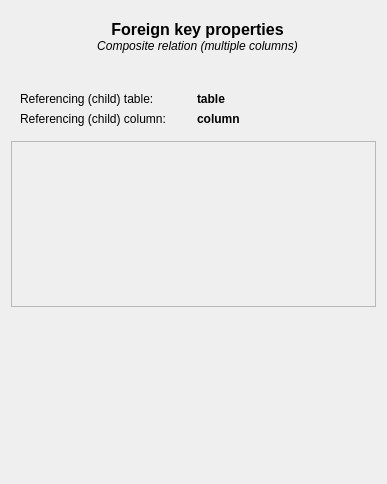
<?xml version="1.0" encoding="UTF-8"?>
<ui version="4.0">
 <class>ErdConnectionPanel</class>
 <widget class="QWidget" name="ErdConnectionPanel">
  <property name="geometry">
   <rect>
    <x>0</x>
    <y>0</y>
    <width>387</width>
    <height>484</height>
   </rect>
  </property>
  <property name="windowTitle">
   <string notr="true">Form</string>
  </property>
  <layout class="QVBoxLayout" name="topLevelLayout">
   <item>
    <widget class="QWidget" name="tbWidget" native="true">
     <layout class="QGridLayout" name="gridLayout_2">
      <item row="0" column="1">
       <widget class="QWidget" name="tbCenter" native="true">
        <property name="sizePolicy">
         <sizepolicy hsizetype="MinimumExpanding" vsizetype="Preferred">
          <horstretch>0</horstretch>
          <verstretch>0</verstretch>
         </sizepolicy>
        </property>
        <layout class="QVBoxLayout" name="verticalLayout">
         <property name="spacing">
          <number>0</number>
         </property>
         <property name="leftMargin">
          <number>0</number>
         </property>
         <property name="topMargin">
          <number>0</number>
         </property>
         <property name="rightMargin">
          <number>0</number>
         </property>
         <property name="bottomMargin">
          <number>0</number>
         </property>
         <item>
          <widget class="QLabel" name="topLabel">
           <property name="sizePolicy">
            <sizepolicy hsizetype="MinimumExpanding" vsizetype="Minimum">
             <horstretch>0</horstretch>
             <verstretch>0</verstretch>
            </sizepolicy>
           </property>
           <property name="font">
            <font>
             <pointsize>12</pointsize>
             <bold>true</bold>
            </font>
           </property>
           <property name="text">
            <string>Foreign key properties</string>
           </property>
           <property name="alignment">
            <set>Qt::AlignmentFlag::AlignCenter</set>
           </property>
           <property name="wordWrap">
            <bool>true</bool>
           </property>
          </widget>
         </item>
         <item>
          <widget class="QLabel" name="tableLevelFkLabel">
           <property name="sizePolicy">
            <sizepolicy hsizetype="Preferred" vsizetype="Minimum">
             <horstretch>0</horstretch>
             <verstretch>0</verstretch>
            </sizepolicy>
           </property>
           <property name="font">
            <font>
             <italic>true</italic>
            </font>
           </property>
           <property name="text">
            <string>Composite relation (multiple columns)</string>
           </property>
           <property name="alignment">
            <set>Qt::AlignmentFlag::AlignCenter</set>
           </property>
          </widget>
         </item>
        </layout>
       </widget>
      </item>
      <item row="0" column="0">
       <widget class="QToolBar" name="toolBar">
        <property name="sizePolicy">
         <sizepolicy hsizetype="Preferred" vsizetype="Minimum">
          <horstretch>0</horstretch>
          <verstretch>0</verstretch>
         </sizepolicy>
        </property>
       </widget>
      </item>
      <item row="0" column="2">
       <widget class="QWidget" name="tbRight" native="true"/>
      </item>
     </layout>
    </widget>
   </item>
   <item>
    <spacer name="verticalSpacer">
     <property name="orientation">
      <enum>Qt::Orientation::Vertical</enum>
     </property>
     <property name="sizeType">
      <enum>QSizePolicy::Policy::Fixed</enum>
     </property>
     <property name="sizeHint" stdset="0">
      <size>
       <width>20</width>
       <height>15</height>
      </size>
     </property>
    </spacer>
   </item>
   <item>
    <widget class="QWidget" name="childTableGroup" native="true">
     <property name="sizePolicy">
      <sizepolicy hsizetype="Preferred" vsizetype="Minimum">
       <horstretch>0</horstretch>
       <verstretch>0</verstretch>
      </sizepolicy>
     </property>
     <layout class="QGridLayout" name="gridLayout">
      <item row="0" column="0">
       <widget class="QLabel" name="childTableTitleLabel">
        <property name="text">
         <string>Referencing (child) table:</string>
        </property>
       </widget>
      </item>
      <item row="0" column="1">
       <widget class="QLabel" name="childTableName">
        <property name="font">
         <font>
          <bold>true</bold>
         </font>
        </property>
        <property name="text">
         <string notr="true">table</string>
        </property>
       </widget>
      </item>
      <item row="1" column="0">
       <widget class="QLabel" name="childColumnTitleLabel">
        <property name="text">
         <string>Referencing (child) column:</string>
        </property>
       </widget>
      </item>
      <item row="1" column="1">
       <widget class="QLabel" name="childColumnName">
        <property name="font">
         <font>
          <bold>true</bold>
         </font>
        </property>
        <property name="text">
         <string notr="true">column</string>
        </property>
       </widget>
      </item>
     </layout>
    </widget>
   </item>
   <item>
    <widget class="QScrollArea" name="scrollArea">
     <property name="widgetResizable">
      <bool>true</bool>
     </property>
     <widget class="QWidget" name="fkPanelContainer">
      <property name="geometry">
       <rect>
        <x>0</x>
        <y>0</y>
        <width>367</width>
        <height>154</height>
       </rect>
      </property>
      <layout class="QVBoxLayout" name="verticalLayout2"/>
     </widget>
    </widget>
   </item>
   <item>
    <spacer name="bottomSpacer">
     <property name="orientation">
      <enum>Qt::Orientation::Vertical</enum>
     </property>
     <property name="sizeHint" stdset="0">
      <size>
       <width>20</width>
       <height>0</height>
      </size>
     </property>
    </spacer>
   </item>
  </layout>
 </widget>
 <resources/>
 <connections/>
</ui>
